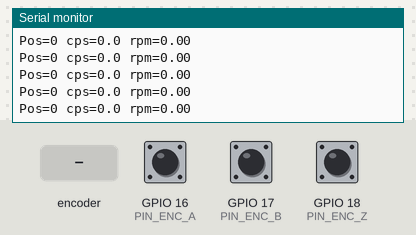
A program run on a simulated ESP32-S3. On the bench: the last lines printed to the serial monitor. Inputs (shaded band) come from the test bench; at power-on: GPIO 16 (PIN_ENC_A) HIGH, GPIO 17 (PIN_ENC_B) HIGH, GPIO 18 (PIN_ENC_Z) HIGH.

Above: at 1.7 s.
1.8 s: rotary encoder on GPIO 16 (PIN_ENC_A) / GPIO 17 (PIN_ENC_B) turned 1 step (first pin leading)
At 1.83 s:
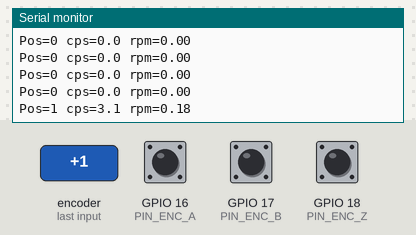
3.5 s: rotary encoder on GPIO 16 (PIN_ENC_A) / GPIO 17 (PIN_ENC_B) turned 1 step (first pin leading)
At 3.55 s:
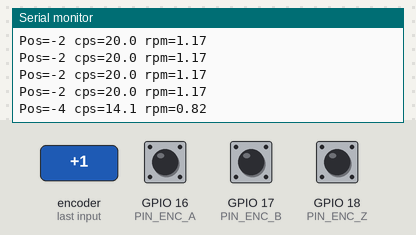
Timing chart, 0 to 6.5 s (numbered marks = the images above; inputs shaded):
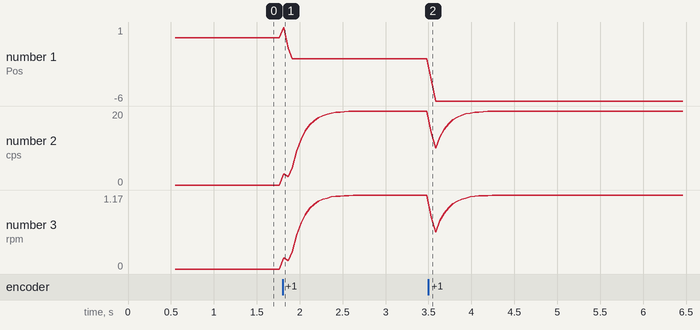

Measured:
- after the input at 1.8 s, the serial monitor: prints a new line at once (image 1)
- after the input at 3.5 s, the serial monitor: prints a new line at once (image 2)
- plotted number 1: 0 → -2 after the input at 1.8 s, -2 → -6 after the input at 3.5 s
- plotted number 2: 0 → 20 after the input at 1.8 s
- plotted number 3: 0 → 1.17 after the input at 1.8 s

The program:

main.cpp
```cpp
#include <Arduino.h>
#include "esp_timer.h"
#include "soc/rtc.h"

// Pin assignments
constexpr gpio_num_t PIN_ENC_A = GPIO_NUM_16;
constexpr gpio_num_t PIN_ENC_B = GPIO_NUM_17;
constexpr gpio_num_t PIN_ENC_Z = GPIO_NUM_18; // optional index

// Encoder configuration
constexpr uint32_t PULSES_PER_REV = 1024; // change to match your encoder model
constexpr bool USE_INDEX = true;          // set false if Z not connected

// Speed sample parameters
constexpr uint32_t SPEED_SAMPLE_US = 50000; // 50ms window (20 Hz updates)
constexpr float    EMA_ALPHA = 0.3f;         // smoothing factor for velocity

volatile int32_t positionCounts = 0;        // quadrature position accumulator
volatile int32_t lastEdgeDir = 0;           // last direction (+1/-1)
volatile uint32_t lastEdgeMicros = 0;       // timestamp of last processed edge
volatile uint32_t edgeDeltaMicros = 0;      // delta micros between last two edges
volatile bool indexSeen = false;

// For speed calculation inside loop (copy of volatile vars)
int32_t lastLoopPosition = 0;
float emaCountsPerSec = 0.0f;

IRAM_ATTR void handleQuadratureA();
IRAM_ATTR void handleQuadratureB();
IRAM_ATTR void handleIndexZ();

inline uint32_t micros_fast() {
  return (uint32_t)esp_timer_get_time();
}

IRAM_ATTR void updateQuadrature(bool aState, bool bState) {
  // Standard quadrature direction logic (X4)
  static bool lastA = false, lastB = false;
  // Determine direction from previous state
  int8_t dir = 0;
  if (lastA == aState && lastB == bState) {
    return; // no change
  }
  if (lastA != aState) {
    // A changed
    dir = (aState == bState) ? +1 : -1;
  } else if (lastB != bState) {
    // B changed
    dir = (aState != bState) ? +1 : -1;
  }
  if (dir) {
    positionCounts += dir;
    lastEdgeDir = dir;
    uint32_t now = micros_fast();
    edgeDeltaMicros = now - lastEdgeMicros;
    lastEdgeMicros = now;
  }
  lastA = aState;
  lastB = bState;
}

IRAM_ATTR void handleQuadratureA() {
  bool aState = gpio_get_level(PIN_ENC_A);
  bool bState = gpio_get_level(PIN_ENC_B);
  updateQuadrature(aState, bState);
}
IRAM_ATTR void handleQuadratureB() {
  bool aState = gpio_get_level(PIN_ENC_A);
  bool bState = gpio_get_level(PIN_ENC_B);
  updateQuadrature(aState, bState);
}
IRAM_ATTR void handleIndexZ() {
  if (!USE_INDEX) return;
  if (gpio_get_level(PIN_ENC_Z)) { // rising edge (depends on wiring)
    indexSeen = true;
    // Option 1: Reset position at index:
    // positionCounts = 0;
    // Option 2: Latch position: nothing here.
  }
}

void IRAM_ATTR attachEncoderInterrupts() {
  pinMode(PIN_ENC_A, INPUT_PULLUP);
  pinMode(PIN_ENC_B, INPUT_PULLUP);
  if (USE_INDEX) pinMode(PIN_ENC_Z, INPUT_PULLUP);

  attachInterrupt(digitalPinToInterrupt(PIN_ENC_A), handleQuadratureA, CHANGE);
  attachInterrupt(digitalPinToInterrupt(PIN_ENC_B), handleQuadratureB, CHANGE);
  if (USE_INDEX) attachInterrupt(digitalPinToInterrupt(PIN_ENC_Z), handleIndexZ, RISING);
}

void setup() {
  Serial.begin(115200);
  delay(500);
  Serial.println("ESP32-S3 Quadrature Encoder Init");
  Serial.printf("PPR=%lu\n", (unsigned long)PULSES_PER_REV);
  attachEncoderInterrupts();
  lastEdgeMicros = micros_fast();
}

void loop() {
  static uint32_t lastSpeedSample = micros_fast();
  uint32_t now = micros_fast();
  if (now - lastSpeedSample >= SPEED_SAMPLE_US) {
    noInterrupts();
    int32_t pos = positionCounts;
    uint32_t deltaEdge = edgeDeltaMicros; // time between last 2 edges
    interrupts();

    int32_t deltaCounts = pos - lastLoopPosition;
    lastLoopPosition = pos;

    float windowSec = (now - lastSpeedSample) / 1e6f;
    float instCountsPerSec = deltaCounts / windowSec;

    // Optional refinement: if deltaEdgeMicros valid and small, can estimate peak speed
    if (deltaEdge > 0) {
      float edgeBasedCPS = (1e6f / deltaEdge); // counts per second for single edge spacing
      // Blend edge-based for fast response
      instCountsPerSec = (instCountsPerSec * 0.5f) + (edgeBasedCPS * 0.5f);
    }

    // Exponential smoothing
    emaCountsPerSec = EMA_ALPHA * instCountsPerSec + (1.0f - EMA_ALPHA) * emaCountsPerSec;

    float revPerSec = emaCountsPerSec / (float)PULSES_PER_REV;
    float rpm = revPerSec * 60.0f;

    Serial.printf("Pos=%ld cps=%.1f rpm=%.2f\n", (long)pos, emaCountsPerSec, rpm);

    lastSpeedSample = now;
  }
}
```
